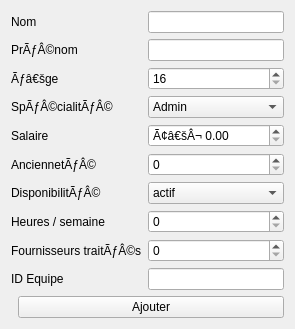
          <widget class="QWidget" name="tabAjouter">
           <attribute name="title">
            <string>Ajouter un employÃƒÂ©</string>
           </attribute>
           <layout class="QVBoxLayout" name="verticalLayout_ajouter">
            <item>
             <layout class="QGridLayout" name="grid_ajouter">
              <item row="0" column="0">
               <widget class="QLabel" name="label_nom">
                <property name="text">
                 <string>Nom</string>
                </property>
               </widget>
              </item>
              <item row="0" column="1">
               <widget class="QLineEdit" name="lineEdit_nom" />
              </item>
              <item row="1" column="0">
               <widget class="QLabel" name="label_prenom">
                <property name="text">
                 <string>PrÃƒÂ©nom</string>
                </property>
               </widget>
              </item>
              <item row="1" column="1">
               <widget class="QLineEdit" name="lineEdit_prenom" />
              </item>
              <item row="2" column="0">
               <widget class="QLabel" name="label_age">
                <property name="text">
                 <string>Ãƒâ€šge</string>
                </property>
               </widget>
              </item>
              <item row="2" column="1">
               <widget class="QSpinBox" name="spinBox_age">
                <property name="minimum">
                 <number>16</number>
                </property>
                <property name="maximum">
                 <number>120</number>
                </property>
               </widget>
              </item>
              <item row="3" column="0">
               <widget class="QLabel" name="label_spec">
                <property name="text">
                 <string>SpÃƒÂ©cialitÃƒÂ©</string>
                </property>
               </widget>
              </item>
              <item row="3" column="1">
               <widget class="QComboBox" name="combo_spec">
                <item>
                 <property name="text">
                  <string>Admin</string>
                 </property>
                </item>
                <item>
                 <property name="text">
                  <string>Manager</string>
                 </property>
                </item>
                <item>
                 <property name="text">
                  <string>Technicien</string>
                 </property>
                </item>
                <item>
                 <property name="text">
                  <string>Magasinier</string>
                 </property>
                </item>
               </widget>
              </item>
              <item row="6" column="0">
               <widget class="QLabel" name="label_salaire">
                <property name="text">
                 <string>Salaire</string>
                </property>
               </widget>
              </item>
              <item row="6" column="1">
               <widget class="QDoubleSpinBox" name="doubleSpin_salaire">
                <property name="prefix">
                 <string>Ã¢â€šÂ¬ </string>
                </property>
                <property name="decimals">
                 <number>2</number>
                </property>
                <property name="maximum">
                 <double>1000000.00</double>
                </property>
               </widget>
              </item>
              <item row="7" column="0">
               <widget class="QLabel" name="label_anciennete">
                <property name="text">
                 <string>AnciennetÃƒÂ©</string>
                </property>
               </widget>
              </item>
              <item row="7" column="1">
               <widget class="QSpinBox" name="spin_anciennete" />
              </item>
              <item row="8" column="0">
               <widget class="QLabel" name="label_disp">
                <property name="text">
                 <string>DisponibilitÃƒÂ©</string>
                </property>
               </widget>
              </item>
              <item row="8" column="1">
               <widget class="QComboBox" name="combo_disp">
                <item>
                 <property name="text">
                  <string>actif</string>
                 </property>
                </item>
                <item>
                 <property name="text">
                  <string>suspendu</string>
                 </property>
                </item>
               </widget>
              </item>
              <item row="9" column="0">
               <widget class="QLabel" name="label_heures">
                <property name="text">
                 <string>Heures / semaine</string>
                </property>
               </widget>
              </item>
              <item row="9" column="1">
               <widget class="QSpinBox" name="spin_heures">
                <property name="maximum">
                 <number>168</number>
                </property>
               </widget>
              </item>
              <item row="10" column="0">
               <widget class="QLabel" name="label_fourn">
                <property name="text">
                 <string>Fournisseurs traitÃƒÂ©s</string>
                </property>
               </widget>
              </item>
              <item row="10" column="1">
               <widget class="QSpinBox" name="spin_fourn" />
              </item>
              <item row="11" column="0">
               <widget class="QLabel" name="label_id_equipe">
                <property name="text">
                 <string>ID Equipe</string>
                </property>
               </widget>
              </item>
              <item row="11" column="1">
               <widget class="QLineEdit" name="lineEdit_id_equipe" />
              </item>
             </layout>
            </item>
            <item>
             <layout class="QHBoxLayout" name="hButtonsAjouter">
              <item>
               <spacer name="spacerH">
                <property name="orientation">
                 <enum>Qt::Horizontal</enum>
                </property>
               </spacer>
              </item>
              <item>
               <widget class="QPushButton" name="btnAjouter">
                <property name="text">
                 <string>Ajouter</string>
                </property>
               </widget>
              </item>
             </layout>
            </item>
           </layout>
          </widget>
